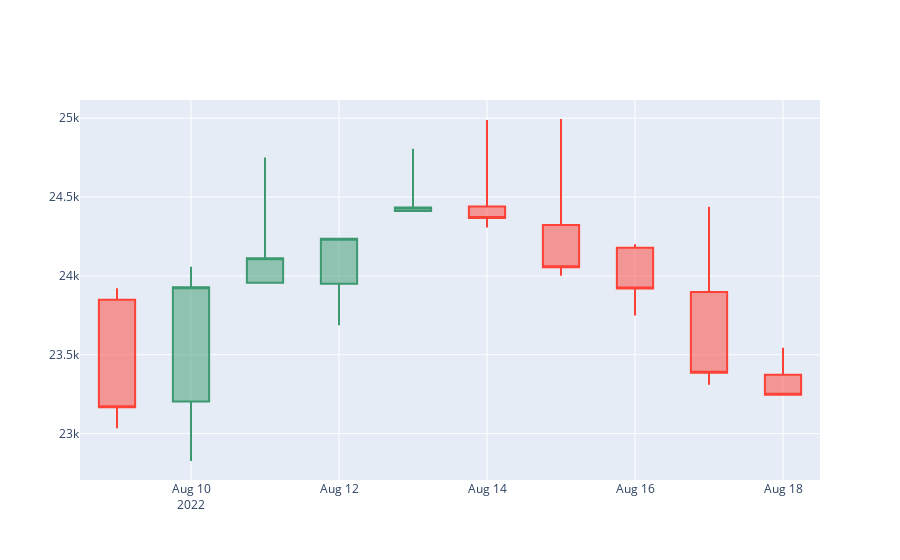

The cell this chart's notebook holds for it:
### Markdown cell above
Finally we are now ready to use plotly to create our Candlestick Chart.

### Code cell
fig = go.Figure(data=[go.Candlestick(x=candlestick_data['date'],
                open=candlestick_data['Price']['first'], 
                high=candlestick_data['Price']['max'],
                low=candlestick_data['Price']['min'], 
                close=candlestick_data['Price']['last'])
                ])

fig.update_layout(xaxis_rangeslider_visible=False)

fig.show()

### Figure 1 — Plotly figure (JSON) as saved in the notebook; plotly's stock layout.template omitted (floating-point values rounded to 4 significant figures)
{"data": [{"close": [23170.0, 23930.0, 24110.0, 24240.0, 24430.0, 24370.0, 24050.0, 23920.0, 23390.0, 23250.0], "high": [23920.0, 24060.0, 24750.0, 24240.0, 24810.0, 24990.0, 25000.0, 24200.0, 24440.0, 23540.0], "low": [23030.0, 22830.0, 23960.0, 23690.0, 24410.0, 24310.0, 24000.0, 23750.0, 23310.0, 23250.0], "open": [23850.0, 23200.0, 23960.0, 23950.0, 24410.0, 24440.0, 24320.0, 24180.0, 23900.0, 23370.0], "type": "candlestick", "x": ["2022-08-09", "2022-08-10", "2022-08-11", "2022-08-12", "2022-08-13", "2022-08-14", "2022-08-15", "2022-08-16", "2022-08-17", "2022-08-18"]}], "layout": {"autosize": true, "xaxis": {"autorange": true, "range": ["2022-08-08 12:00", "2022-08-18 12:00"], "rangeslider": {"visible": false, "yaxis": {}}, "type": "date"}, "yaxis": {"autorange": true, "range": [22710.0, 25120.0]}}}
